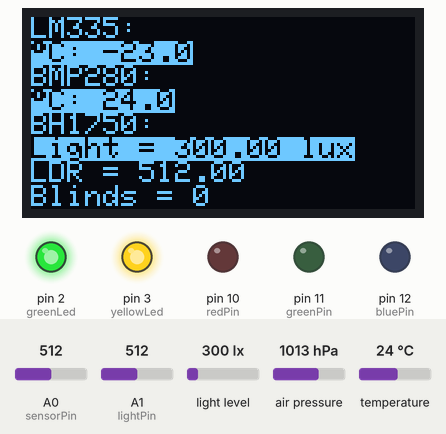
This sketch was run on a simulated Arduino Uno, built with avr-gcc and run on an emulated ATmega328P. On the bench: 128×64 one-colour display, output pins drawn as LEDs (lit = HIGH). Inputs (shaded band) come from the test bench; at power-on: A1 (lightPin) = 512, A0 (sensorPin) = 512, light level 300 lx, air pressure 1013 hPa, temperature 24 °C. What the sketch prints to the serial monitor is not drawn.

Above: at 7.0 s.
7.1 s: A1 (lightPin) set to 99
At 11.0 s:
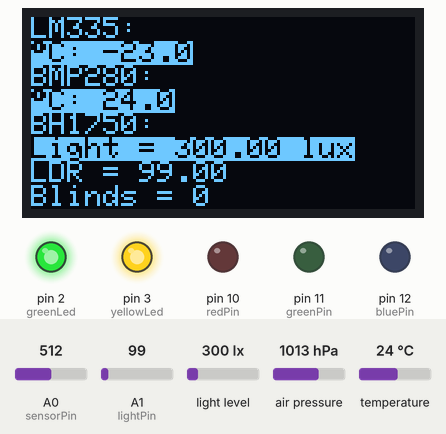
11.9 s: A1 (lightPin) set to 83
At 13.4 s:
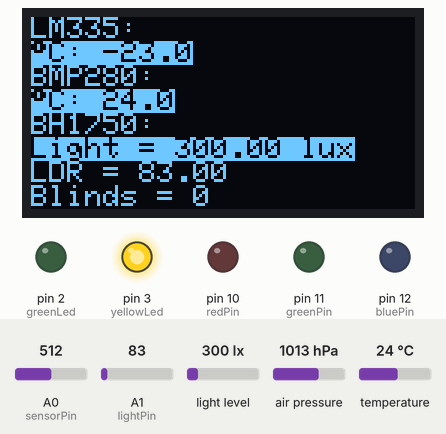
17.8 s: A0 (sensorPin) set to 583
At 20.4 s:
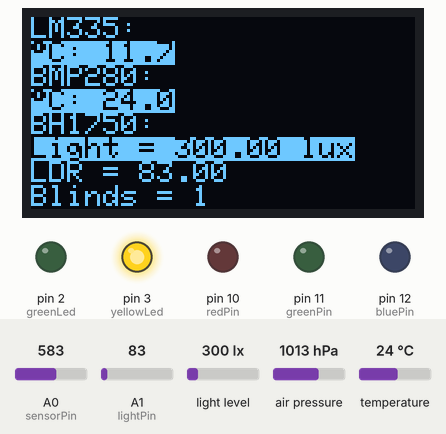
22.6 s: A0 (sensorPin) set to 608
At 23.9 s:
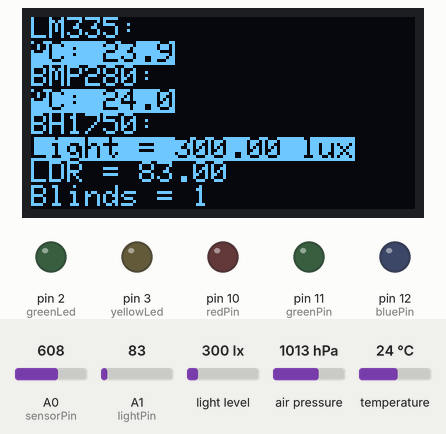
27.4 s: A1 (lightPin) set to 100
At 29.8 s:
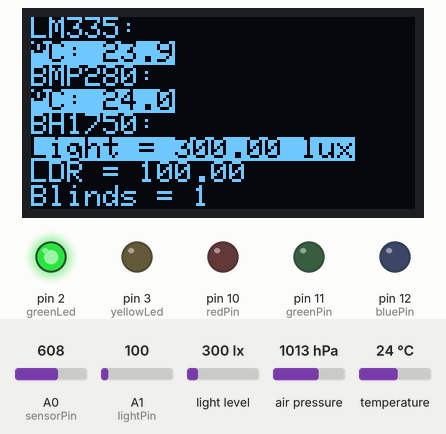
34.1 s: light level set to 40 lx
At 36.9 s:
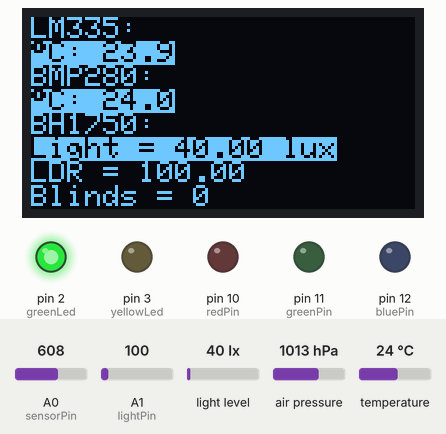
Timing chart, 0 to 38.4 s (numbered marks = the images above; inputs shaded):
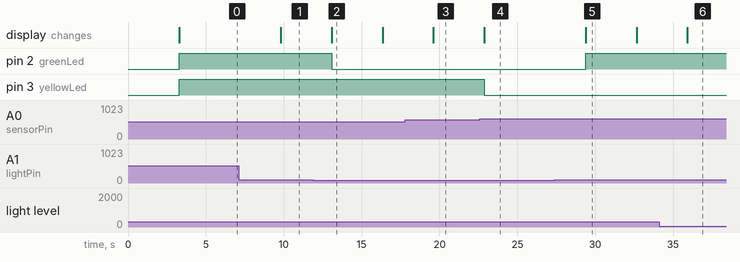

Measured:
- the behaviour switches between 91 and 90 on A1 (lightPin) (found by bisection; images 1 and 2)
- the behaviour switches between 593 and 594 on A0 (sensorPin) (found by bisection; images 3 and 4)
- after the input at 7.1 s, the display: changes after 2.7 s (image 1)
- after the input at 11.9 s, pin 2 (greenLed): HIGH → LOW after 1.2 s; the display: changes after 1.2 s (image 2)
- after the input at 17.8 s, the display: changes after 1.8 s (image 3)
- after the input at 22.6 s, pin 3 (yellowLed): HIGH → LOW after 0.27 s; the display: changes after 0.27 s (image 4)
- after the input at 27.4 s, pin 2 (greenLed): LOW → HIGH after 2.0 s; the display: changes after 2.0 s (image 5)
- after the input at 34.1 s, the display: changes after 1.8 s (image 6)

The sketch:

TempAndLightSensorForDomotica.ino
```cpp
#include <Wire.h>
#include <SPI.h>
#include <Adafruit_BMP280.h>
Adafruit_BMP280 bmp;
#include <BH1750.h>
BH1750 lightMeter;
#include <Adafruit_SSD1306.h>
#define SCREEN_WIDTH 128 // OLED display width, in pixels
#define SCREEN_HEIGHT 64 // OLED display height, in pixels
Adafruit_SSD1306 display(SCREEN_WIDTH, SCREEN_HEIGHT, &Wire, -1);

//Pins:
const int sensorPin = A0;
const int lightPin = A1;

//RGB LED:
const int redPin = 10;
const int greenPin = 11;
const int bluePin = 12;

//LED'S:
const int greenLed = 2;
const int yellowLed = 3;

//Variables:
float sensorValue;
float voltageOut;
float temperatureC;
float temperatureF;
float temperatureK;
float bmpTemp;
float bmpPress;
float lightValue;
float lux;
float avgTemp;
bool blinds;
bool heating;

void setup() {
  Serial.begin(9600);
  pinMode(sensorPin, INPUT);
  pinMode(lightPin, INPUT);
  pinMode(redPin, OUTPUT);
  pinMode(greenPin, OUTPUT);
  pinMode(bluePin, OUTPUT);
  pinMode(greenLed, OUTPUT);
  pinMode(yellowLed, OUTPUT);

  //BMP280 Sensor:
  if (!bmp.begin()) {
    Serial.println(F("Could not find a valid BMP280 sensor, check wiring!"));
    setColor(255, 0, 0); // RED
    while (1) delay(10);
  }

  //SSD1306 OLED:
  if (!display.begin(SSD1306_SWITCHCAPVCC, 0x3C)) {
    Serial.println(F("SSD1306 allocation failed"));
    setColor(255, 0, 0); // RED
    for (;;);
  }

  //BH1750 Sensor:
  lightMeter.begin();
}

void loop() {
  delay(3000);
  //LM335:
  sensorValue = analogRead(sensorPin);
  voltageOut = (sensorValue * 5000) / 1024;
  temperatureK = voltageOut / 10;
  temperatureC = temperatureK - 273;
  temperatureF = (temperatureC * 1.8) + 32;

  //BMP280:
  bmpTemp = bmp.readTemperature();
  bmpPress = bmp.readPressure() / 100;

  //BH1750:
  lux = lightMeter.readLightLevel();

  //Light:
  lightValue = analogRead(lightPin);

  //Average temperature:
  avgTemp = (temperatureC + bmpTemp) / 2;

  //Serial monitor print:
  Serial.println("--------------------------------");
  Serial.println("LM335 Sensor:");
  Serial.print("Temperature(ºC): ");
  Serial.println(temperatureC);
  Serial.print("Voltage(mV): ");
  Serial.println(voltageOut);
  Serial.println();
  Serial.println("BMP280 Sensor:");
  Serial.print("Temperature = ");
  Serial.print(bmpTemp);
  Serial.println(" °C");
  Serial.print("Pressure = ");
  Serial.print(bmpPress);
  Serial.println(" hPa");
  Serial.println();
  Serial.println("BH1750 Sensor:");
  Serial.print("Light = ");
  Serial.print(lux);
  Serial.println(" lux");
  Serial.println();
  Serial.println("LDR Sensor:");
  Serial.print("Lightintensity = ");
  Serial.println(lightValue);
  Serial.println();
  Serial.print("Average temperature = ");
  Serial.print(avgTemp);
  Serial.println(" °C");

  //OLED print:
  display.clearDisplay();
  display.setTextSize(1);

  display.setCursor(0, 0);
  display.setTextColor(WHITE);
  display.println("LM335:");
  display.setCursor(0, 8);
  display.setTextColor(BLACK, WHITE);
  display.print((char)247); // ' ° ' symbol
  display.print("C: ");
  display.print(temperatureC, 1);

  display.setCursor(0, 16);
  display.setTextColor(WHITE);
  display.println("BMP280:");
  display.setCursor(0, 24);
  display.setTextColor(BLACK, WHITE);
  display.print((char)247); // ' ° ' symbol
  display.print("C: ");
  display.print(bmpTemp, 1);

  display.setCursor(0, 32);
  display.setTextColor(WHITE);
  display.println("BH1750:");
  display.setCursor(0, 40);
  display.setTextColor(BLACK, WHITE);
  display.print("Light = ");
  display.print(lux);
  display.print(" lux");

  display.setCursor(0, 48);
  display.setTextColor(WHITE);
  display.print("LDR = ");
  display.println(lightValue);
  display.print("Blinds = ");
  display.println(blinds);
  display.print("Heating = ");
  display.print(heating);
  display.display();

  //Blinds:
  if (lightValue > 90) {
    blinds = false; // blinds down
    digitalWrite(greenLed, HIGH);
    Serial.println("Blinds down");
  } else {
    blinds = true; // blinds up
    digitalWrite(greenLed, LOW);
    Serial.println("Blinds up");
  }

  //Heater:
  if ((avgTemp - 0.5) < 21) {
    heating = true; // heating on
    digitalWrite(yellowLed, HIGH);
    Serial.println("Heating on");
  }
  if ((avgTemp + 0.5) > 21) {
    heating = false; // heating off
    digitalWrite(yellowLed, LOW);
    Serial.println("Heating off");
  }
}

//Function to set the color for the RGB LED:
void setColor(int redValue, int greenValue, int blueValue) {
  analogWrite(redPin, redValue);
  analogWrite(greenPin, greenValue);
  analogWrite(bluePin, blueValue);
}
```
